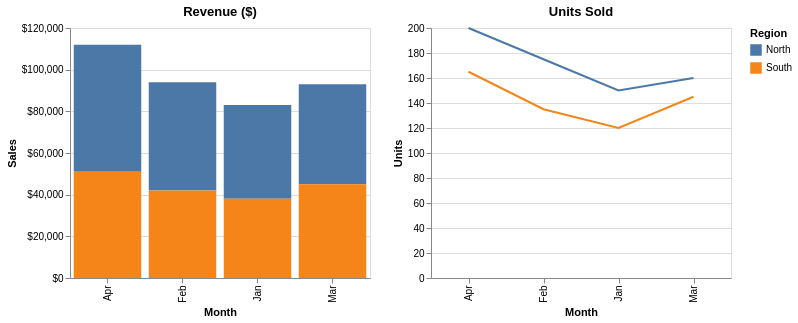

Source (Vega-Lite JSON):
### Vega-Lite specification from a JSON file in a GitHub repository (floating-point values rounded to 4 significant figures)
{"$schema": "https://vega.github.io/schema/vega-lite/v6.json", "description": "Horizontal multi-plot: Sales comparison across regions", "data": {"values": [{"month": "Jan", "region": "North", "sales": 45000, "units": 150}, {"month": "Feb", "region": "North", "sales": 52000, "units": 175}, {"month": "Mar", "region": "North", "sales": 48000, "units": 160}, {"month": "Apr", "region": "North", "sales": 61000, "units": 200}, {"month": "Jan", "region": "South", "sales": 38000, "units": 120}, {"month": "Feb", "region": "South", "sales": 42000, "units": 135}, {"month": "Mar", "region": "South", "sales": 45000, "units": 145}, {"month": "Apr", "region": "South", "sales": 51000, "units": 165}]}, "hconcat": [{"title": "Revenue ($)", "mark": "bar", "encoding": {"x": {"field": "month", "type": "ordinal", "axis": {"title": "Month"}}, "y": {"field": "sales", "type": "quantitative", "axis": {"title": "Sales", "format": "$,.0f"}}, "color": {"field": "region", "type": "nominal", "legend": {"title": "Region"}}}, "width": 300, "height": 250}, {"title": "Units Sold", "mark": "line", "encoding": {"x": {"field": "month", "type": "ordinal", "axis": {"title": "Month"}}, "y": {"field": "units", "type": "quantitative", "axis": {"title": "Units"}}, "color": {"field": "region", "type": "nominal"}, "strokeWidth": {"value": 2}}, "width": 300, "height": 250}]}
